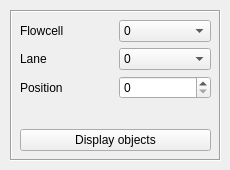
    <widget class="QWidget" name="tab_4">
     <attribute name="title">
      <string>Object Finder</string>
     </attribute>
     <widget class="QFrame" name="frame">
      <property name="geometry">
       <rect>
        <x>10</x>
        <y>10</y>
        <width>211</width>
        <height>151</height>
       </rect>
      </property>
      <property name="frameShape">
       <enum>QFrame::Box</enum>
      </property>
      <property name="frameShadow">
       <enum>QFrame::Sunken</enum>
      </property>
      <widget class="QWidget" name="verticalLayoutWidget_5">
       <property name="geometry">
        <rect>
         <x>10</x>
         <y>10</y>
         <width>191</width>
         <height>131</height>
        </rect>
       </property>
       <layout class="QVBoxLayout" name="verticalLayout_9">
        <item>
         <layout class="QHBoxLayout" name="horizontalLayout_4">
          <item>
           <widget class="QLabel" name="label_10">
            <property name="text">
             <string>Flowcell</string>
            </property>
           </widget>
          </item>
          <item>
           <widget class="QComboBox" name="objectFC">
            <property name="statusTip">
             <string>Flowcell</string>
            </property>
            <item>
             <property name="text">
              <string>0</string>
             </property>
            </item>
            <item>
             <property name="text">
              <string>1</string>
             </property>
            </item>
           </widget>
          </item>
         </layout>
        </item>
        <item>
         <layout class="QHBoxLayout" name="horizontalLayout_5">
          <item>
           <widget class="QLabel" name="label_11">
            <property name="text">
             <string>Lane</string>
            </property>
           </widget>
          </item>
          <item>
           <widget class="QComboBox" name="objectLane">
            <property name="statusTip">
             <string>Lane in flowcell</string>
            </property>
            <item>
             <property name="text">
              <string>0</string>
             </property>
            </item>
            <item>
             <property name="text">
              <string>1</string>
             </property>
            </item>
            <item>
             <property name="text">
              <string>2</string>
             </property>
            </item>
            <item>
             <property name="text">
              <string>3</string>
             </property>
            </item>
            <item>
             <property name="text">
              <string>4</string>
             </property>
            </item>
            <item>
             <property name="text">
              <string>5</string>
             </property>
            </item>
            <item>
             <property name="text">
              <string>6</string>
             </property>
            </item>
            <item>
             <property name="text">
              <string>7</string>
             </property>
            </item>
           </widget>
          </item>
         </layout>
        </item>
        <item>
         <layout class="QHBoxLayout" name="horizontalLayout_6">
          <item>
           <widget class="QLabel" name="label_12">
            <property name="text">
             <string>Position</string>
            </property>
           </widget>
          </item>
          <item>
           <widget class="QSpinBox" name="objectPosition">
            <property name="statusTip">
             <string>Position in flowcell lane</string>
            </property>
           </widget>
          </item>
         </layout>
        </item>
        <item>
         <spacer name="verticalSpacer_4">
          <property name="orientation">
           <enum>Qt::Vertical</enum>
          </property>
          <property name="sizeHint" stdset="0">
           <size>
            <width>20</width>
            <height>40</height>
           </size>
          </property>
         </spacer>
        </item>
        <item>
         <widget class="QPushButton" name="objectDisplay">
          <property name="statusTip">
           <string>Display objects in the specified flowcell, lane, and position</string>
          </property>
          <property name="text">
           <string>Display objects</string>
          </property>
         </widget>
        </item>
       </layout>
      </widget>
     </widget>
    </widget>
